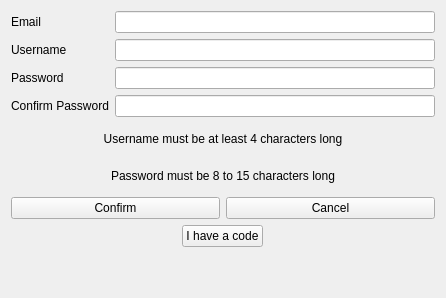
<?xml version="1.0" encoding="UTF-8"?>
<ui version="4.0">
 <class>createAccount</class>
 <widget class="QDialog" name="createAccount">
  <property name="geometry">
   <rect>
    <x>0</x>
    <y>0</y>
    <width>446</width>
    <height>298</height>
   </rect>
  </property>
  <property name="windowTitle">
   <string>Create Account Window</string>
  </property>
  <layout class="QVBoxLayout" name="verticalLayout_2">
   <item>
    <layout class="QVBoxLayout" name="verticalLayout">
     <item>
      <layout class="QFormLayout" name="formLayout">
       <property name="formAlignment">
        <set>Qt::AlignmentFlag::AlignLeading|Qt::AlignmentFlag::AlignLeft|Qt::AlignmentFlag::AlignVCenter</set>
       </property>
       <item row="0" column="0">
        <widget class="QLabel" name="label">
         <property name="text">
          <string>Email</string>
         </property>
        </widget>
       </item>
       <item row="1" column="0">
        <widget class="QLabel" name="label_2">
         <property name="text">
          <string>Username</string>
         </property>
        </widget>
       </item>
       <item row="0" column="1">
        <widget class="QLineEdit" name="lineEdit_accountNewEmail"/>
       </item>
       <item row="1" column="1">
        <widget class="QLineEdit" name="lineEdit_accountNewUsername"/>
       </item>
       <item row="2" column="0">
        <widget class="QLabel" name="label_3">
         <property name="text">
          <string>Password</string>
         </property>
        </widget>
       </item>
       <item row="3" column="0">
        <widget class="QLabel" name="label_4">
         <property name="text">
          <string>Confirm Password</string>
         </property>
        </widget>
       </item>
       <item row="2" column="1">
        <widget class="QLineEdit" name="lineEdit_accountNewPassword">
         <property name="echoMode">
          <enum>QLineEdit::EchoMode::Password</enum>
         </property>
        </widget>
       </item>
       <item row="3" column="1">
        <widget class="QLineEdit" name="lineEdit_accountNewPasswordConfirm">
         <property name="echoMode">
          <enum>QLineEdit::EchoMode::Password</enum>
         </property>
        </widget>
       </item>
      </layout>
     </item>
     <item>
      <widget class="QLabel" name="label_6">
       <property name="text">
        <string>Username must be at least 4 characters long</string>
       </property>
       <property name="alignment">
        <set>Qt::AlignmentFlag::AlignCenter</set>
       </property>
      </widget>
     </item>
     <item>
      <widget class="QLabel" name="label_5">
       <property name="sizePolicy">
        <sizepolicy hsizetype="Preferred" vsizetype="Preferred">
         <horstretch>0</horstretch>
         <verstretch>0</verstretch>
        </sizepolicy>
       </property>
       <property name="text">
        <string>Password must be 8 to 15 characters long</string>
       </property>
       <property name="alignment">
        <set>Qt::AlignmentFlag::AlignCenter</set>
       </property>
      </widget>
     </item>
     <item>
      <layout class="QVBoxLayout" name="verticalLayout_3">
       <item>
        <layout class="QHBoxLayout" name="horizontalLayout">
         <item>
          <widget class="QPushButton" name="pushButton_createConfirm">
           <property name="focusPolicy">
            <enum>Qt::FocusPolicy::NoFocus</enum>
           </property>
           <property name="text">
            <string>Confirm</string>
           </property>
          </widget>
         </item>
         <item>
          <widget class="QPushButton" name="pushButton_createCancel">
           <property name="focusPolicy">
            <enum>Qt::FocusPolicy::NoFocus</enum>
           </property>
           <property name="text">
            <string>Cancel</string>
           </property>
          </widget>
         </item>
        </layout>
       </item>
       <item>
        <layout class="QHBoxLayout" name="horizontalLayout_2">
         <item>
          <widget class="QPushButton" name="pushButton_AccountCode">
           <property name="sizePolicy">
            <sizepolicy hsizetype="Maximum" vsizetype="Fixed">
             <horstretch>0</horstretch>
             <verstretch>0</verstretch>
            </sizepolicy>
           </property>
           <property name="focusPolicy">
            <enum>Qt::FocusPolicy::NoFocus</enum>
           </property>
           <property name="text">
            <string>I have a code</string>
           </property>
          </widget>
         </item>
        </layout>
       </item>
      </layout>
     </item>
     <item>
      <spacer name="verticalSpacer">
       <property name="orientation">
        <enum>Qt::Orientation::Vertical</enum>
       </property>
       <property name="sizeType">
        <enum>QSizePolicy::Policy::Maximum</enum>
       </property>
       <property name="sizeHint" stdset="0">
        <size>
         <width>20</width>
         <height>40</height>
        </size>
       </property>
      </spacer>
     </item>
    </layout>
   </item>
  </layout>
 </widget>
 <resources/>
 <connections/>
</ui>
